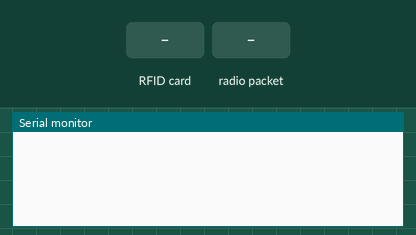
A sketch run on a simulated Arduino Uno, built with avr-gcc and run on an emulated ATmega328P. On the bench: the last lines printed to the serial monitor. Inputs (shaded band) come from the test bench. No radio packets arrive unless stated.

Above: at 1.2 s.
1.3 s: RFID card 5E 7A 19 C4 held to the reader
At 1.8 s:
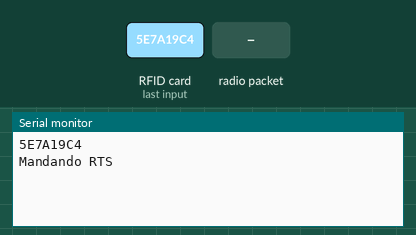
2.8 s: radio packet "1" arrives
At 3.2 s:
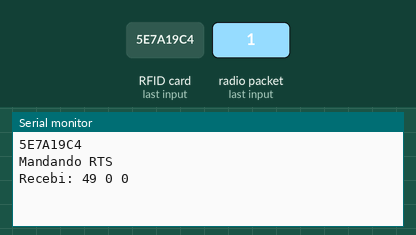

The sketch:

no1.ino
```cpp
#include <SPI.h>
#include <rdm6300.h>
#include "printf.h"
#include "RF24.h"

#define CE_PIN 7
#define CSN_PIN 8

#define RDM6300_RX_PIN 2
#define READ_LED_PIN 4

#define MSG 0
#define ACK 1
#define RTS 2
#define CTS 3

#define TEMPO_LIMITE 2000

unsigned long tempo_espera = 0;
unsigned long tempo_recebe = 0;

RF24 radio(CE_PIN,CSN_PIN);
Rdm6300 leitor;

uint64_t address = 0x3030303030LL;

uint8_t id = 50;         //mudar para o id das plaquinhas
uint8_t id_gateway = 34;

byte payload[8];
byte payloadrx[8];
//por que tem dois paylaods? simplesmente, o payload normal é o nosso payload para mandar, e o payloadrx é meio que o buffer para receber as coisas

//------------------------------------------------------------------------------------------------

void setup(){
  Serial.begin(115200);
  while (!Serial) {}

  if (!radio.begin()) {
    Serial.println(F("radio hardware is not responding!!"));
    while (1) {}
  }
  leitor.begin(RDM6300_RX_PIN);

  radio.setPALevel(RF24_PA_MAX);
  radio.setChannel(37);
  radio.setPayloadSize(sizeof(payload));
  radio.setAutoAck(false);
  radio.setCRCLength(RF24_CRC_DISABLED);
  radio.setDataRate(RF24_250KBPS);

  radio.openWritingPipe(address);
  radio.openReadingPipe(1, address);

  radio.startListening();

  printf_begin();
  radio.printPrettyDetails();
}

//------------------------------------------------------------------------------------------------

void mandaPayload(uint8_t destinatario, uint8_t tipo){
  radio.stopListening();

  payload[0] = id;
  payload[1] = destinatario;
  payload[2] = tipo;
  payload[7] = 0;

  radio.write(&payload, 8);
  radio.startListening();
}

//------------------------------------------------------------------------------------------------

bool recebePayload(uint8_t remetente, uint8_t tipo){
  radio.startListening();
  radio.flush_rx();

  tempo_recebe = millis();

  while(millis() - tempo_recebe < TEMPO_LIMITE){
    if(radio.available()){
      radio.read(&payloadrx, 8); // Lê para o Inbox
      Serial.print("Recebi: ");
      Serial.print(payloadrx[0]);
      Serial.print(" ");
      Serial.print(payloadrx[1]);
      Serial.print(" ");
      Serial.println(payloadrx[2]);

      if((payloadrx[0] == remetente && payloadrx[1] == id && payloadrx[2] == tipo)){
        return true;
      }
    }
  }
  return false; // Retorna falso se o tempo esgotar
}

// bool recebePayload(uint8_t remetente, uint8_t tipo){

//   radio.startListening();

//   unsigned long inicio = millis();

//   while(millis() - inicio < 1000){

//     if(radio.available()){

//       radio.read(&payloadrx,8);

//       Serial.print("PACOTE RECEBIDO -> ");
//       Serial.print(payloadrx[0]);
//       Serial.print(" ");
//       Serial.print(payloadrx[1]);
//       Serial.print(" ");
//       Serial.println(payloadrx[2]);

//       return true;
//     }
//   }

//   Serial.println("Nenhum pacote chegou.");

//   return false;
// }

//------------------------------------------------------------------------------------------------

bool identificaPayload(){
  radio.read(&payloadrx, 8); // Lê para o Inbox

  if(payloadrx[1] != id && payloadrx[2] == CTS){
    Serial.println("Meio ocupado! Outro node esta transmitindo.");
    tempo_espera = millis() + 200;
    return false;
  }
  return true;
}

//------------------------------------------------------------------------------------------------

void handshake(){
  Serial.println("Mandando RTS");
  mandaPayload(id_gateway, RTS);

  if(recebePayload(id_gateway, CTS)){
    Serial.println("CTS recebido");
    Serial.println("Enviando MSG");
    delay(10);
    mandaPayload(id_gateway, MSG);

    if(recebePayload(id_gateway, ACK)){
      Serial.println("ACK recebido. Sucesso!");
	    //payload[3]=0;
	    //payload[4]=0;
	    //payload[5]=0;
	    //payload[6]=0;
    }
    else{
      Serial.println("Erro: Tempo de resposta excedido, sem ACK");
    }
  }
  else{
    Serial.println("Erro: CTS não concedido (timeout ou colisao)");
  }

  radio.startListening();
}
//---------------------------------------------------------------------------------------------------

bool lerRFID(){
  if(leitor.get_new_tag_id()){
    Serial.println(leitor.get_tag_id(), HEX);
    int32_t tag_id = leitor.get_tag_id();

    payload[3] = (tag_id >>24) & 0XFF;
    payload[4] = (tag_id >>16) & 0XFF;
    payload[5] = (tag_id >>8) & 0XFF;
    payload[6] =  tag_id & 0XFF;

    return true;
  }
  return false;
}

//------------------------------------------------------------------------------------------------

void loop(){
  if(radio.available()){
    identificaPayload();
  }

  if(lerRFID()){
    if(millis() < tempo_espera){
        Serial.println("Aguarde: Durante tempo de espera (NAV ativo)");
      }
      else{
        handshake();
      }
  }
  /*if(Serial.available()){
    char c = Serial.read();
    if(toupper(c) == 'T'){
      if(millis() < tempo_espera){
        Serial.println("Aguarde: Durante tempo de espera (NAV ativo)");
      }
      else{
        handshake();
      }
    }
  }*/
}
```

Measured:
- after the input at 1.3 s, the serial monitor: prints a new line at once (image 1)
- after the input at 2.8 s, the serial monitor: prints a new line at once (image 2)
